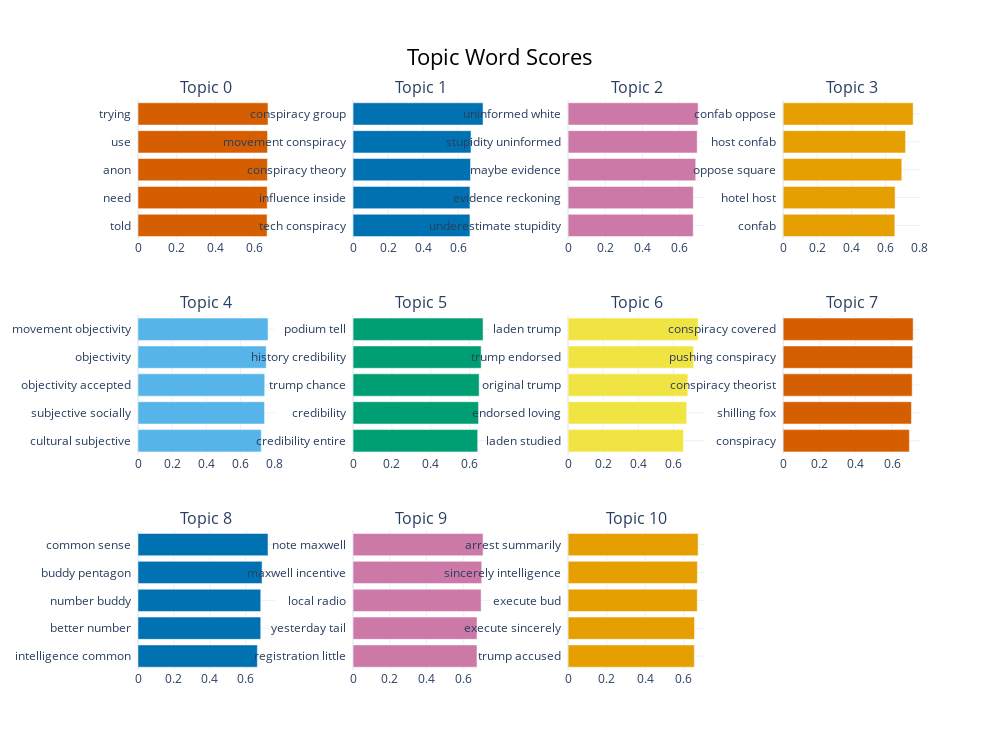

Notebook code for this chart:
### Code cell
# All steps together
topic_model = BERTopic(
  embedding_model=embedding_model,          
  umap_model=reduction_model,               
  hdbscan_model=cluster_model,              
  vectorizer_model=vectorizer_model,        
  ctfidf_model=ctfidf_model,                
  representation_model=representation_model,
  verbose=True
  
)
topics, probs = topic_model.fit_transform(text,embeddings = embeddings)
topic_model.visualize_barchart(top_n_topics=20)

### Figure 1 — Plotly figure (JSON) as saved in the notebook; plotly's stock layout.template omitted (floating-point values rounded to 4 significant figures)
{"data": [{"marker": {"color": "#D55E00"}, "orientation": "h", "type": "bar", "x": [0.6661, 0.6666, 0.6679, 0.6685, 0.6708], "xaxis": "x", "y": ["told  ", "need  ", "anon  ", "use  ", "trying  "], "yaxis": "y"}, {"marker": {"color": "#0072B2"}, "orientation": "h", "type": "bar", "x": [0.6675, 0.6678, 0.6708, 0.6737, 0.7425], "xaxis": "x2", "y": ["tech conspiracy  ", "influence inside  ", "conspiracy theory  ", "movement conspiracy  ", "conspiracy group  "], "yaxis": "y2"}, {"marker": {"color": "#CC79A7"}, "orientation": "h", "type": "bar", "x": [0.6722, 0.6725, 0.6856, 0.6935, 0.6983], "xaxis": "x3", "y": ["underestimate stupidity  ", "evidence reckoning  ", "maybe evidence  ", "stupidity uninformed  ", "uninformed white  "], "yaxis": "y3"}, {"marker": {"color": "#E69F00"}, "orientation": "h", "type": "bar", "x": [0.6541, 0.6556, 0.695, 0.7168, 0.7613], "xaxis": "x4", "y": ["confab  ", "hotel host  ", "oppose square  ", "host confab  ", "confab oppose  "], "yaxis": "y4"}, {"marker": {"color": "#56B4E9"}, "orientation": "h", "type": "bar", "x": [0.7221, 0.741, 0.7421, 0.7507, 0.7614], "xaxis": "x5", "y": ["cultural subjective  ", "subjective socially  ", "objectivity accepted  ", "objectivity  ", "movement objectivity  "], "yaxis": "y5"}, {"marker": {"color": "#009E73"}, "orientation": "h", "type": "bar", "x": [0.6419, 0.6463, 0.6492, 0.6599, 0.6695], "xaxis": "x6", "y": ["credibility entire  ", "credibility  ", "trump chance  ", "history credibility  ", "podium tell  "], "yaxis": "y6"}, {"marker": {"color": "#F0E442"}, "orientation": "h", "type": "bar", "x": [0.6573, 0.6757, 0.6823, 0.7152, 0.7408], "xaxis": "x7", "y": ["laden studied  ", "endorsed loving  ", "original trump  ", "trump endorsed  ", "laden trump  "], "yaxis": "y7"}, {"marker": {"color": "#D55E00"}, "orientation": "h", "type": "bar", "x": [0.6951, 0.7066, 0.7106, 0.713, 0.7159], "xaxis": "x8", "y": ["conspiracy  ", "shilling fox  ", "conspiracy theorist  ", "pushing conspiracy  ", "conspiracy covered  "], "yaxis": "y8"}, {"marker": {"color": "#0072B2"}, "orientation": "h", "type": "bar", "x": [0.6639, 0.6827, 0.6827, 0.6901, 0.7231], "xaxis": "x9", "y": ["intelligence common  ", "better number  ", "number buddy  ", "buddy pentagon  ", "common sense  "], "yaxis": "y9"}, {"marker": {"color": "#CC79A7"}, "orientation": "h", "type": "bar", "x": [0.6751, 0.6753, 0.6977, 0.701, 0.7082], "xaxis": "x10", "y": ["registration little  ", "yesterday tail  ", "local radio  ", "maxwell incentive  ", "note maxwell  "], "yaxis": "y10"}, {"marker": {"color": "#E69F00"}, "orientation": "h", "type": "bar", "x": [0.6536, 0.6546, 0.669, 0.6695, 0.6732], "xaxis": "x11", "y": ["trump accused  ", "execute sincerely  ", "execute bud  ", "sincerely intelligence  ", "arrest summarily  "], "yaxis": "y11"}], "layout": {"annotations": [{"font": {"size": 16}, "showarrow": false, "text": "Topic 0", "x": 0.0875, "xanchor": "center", "xref": "paper", "y": 1, "yanchor": "bottom", "yref": "paper"}, {"font": {"size": 16}, "showarrow": false, "text": "Topic 1", "x": 0.3625, "xanchor": "center", "xref": "paper", "y": 1, "yanchor": "bottom", "yref": "paper"}, {"font": {"size": 16}, "showarrow": false, "text": "Topic 2", "x": 0.6375, "xanchor": "center", "xref": "paper", "y": 1, "yanchor": "bottom", "yref": "paper"}, {"font": {"size": 16}, "showarrow": false, "text": "Topic 3", "x": 0.9125, "xanchor": "center", "xref": "paper", "y": 1, "yanchor": "bottom", "yref": "paper"}, {"font": {"size": 16}, "showarrow": false, "text": "Topic 4", "x": 0.0875, "xanchor": "center", "xref": "paper", "y": 0.6222, "yanchor": "bottom", "yref": "paper"}, {"font": {"size": 16}, "showarrow": false, "text": "Topic 5", "x": 0.3625, "xanchor": "center", "xref": "paper", "y": 0.6222, "yanchor": "bottom", "yref": "paper"}, {"font": {"size": 16}, "showarrow": false, "text": "Topic 6", "x": 0.6375, "xanchor": "center", "xref": "paper", "y": 0.6222, "yanchor": "bottom", "yref": "paper"}, {"font": {"size": 16}, "showarrow": false, "text": "Topic 7", "x": 0.9125, "xanchor": "center", "xref": "paper", "y": 0.6222, "yanchor": "bottom", "yref": "paper"}, {"font": {"size": 16}, "showarrow": false, "text": "Topic 8", "x": 0.0875, "xanchor": "center", "xref": "paper", "y": 0.2444, "yanchor": "bottom", "yref": "paper"}, {"font": {"size": 16}, "showarrow": false, "text": "Topic 9", "x": 0.3625, "xanchor": "center", "xref": "paper", "y": 0.2444, "yanchor": "bottom", "yref": "paper"}, {"font": {"size": 16}, "showarrow": false, "text": "Topic 10", "x": 0.6375, "xanchor": "center", "xref": "paper", "y": 0.2444, "yanchor": "bottom", "yref": "paper"}], "height": 750, "hoverlabel": {"bgcolor": "white", "font": {"family": "Rockwell", "size": 16}}, "showlegend": false, "title": {"font": {"color": "Black", "size": 22}, "text": "Topic Word Scores", "x": 0.5, "xanchor": "center", "yanchor": "top"}, "width": 1000, "xaxis": {"anchor": "y", "domain": [0, 0.175], "showgrid": true}, "xaxis10": {"anchor": "y10", "domain": [0.275, 0.45], "showgrid": true}, "xaxis11": {"anchor": "y11", "domain": [0.55, 0.725], "showgrid": true}, "xaxis12": {"anchor": "y12", "domain": [0.825, 1], "showgrid": true}, "xaxis2": {"anchor": "y2", "domain": [0.275, 0.45], "showgrid": true}, "xaxis3": {"anchor": "y3", "domain": [0.55, 0.725], "showgrid": true}, "xaxis4": {"anchor": "y4", "domain": [0.825, 1], "showgrid": true}, "xaxis5": {"anchor": "y5", "domain": [0, 0.175], "showgrid": true}, "xaxis6": {"anchor": "y6", "domain": [0.275, 0.45], "showgrid": true}, "xaxis7": {"anchor": "y7", "domain": [0.55, 0.725], "showgrid": true}, "xaxis8": {"anchor": "y8", "domain": [0.825, 1], "showgrid": true}, "xaxis9": {"anchor": "y9", "domain": [0, 0.175], "showgrid": true}, "yaxis": {"anchor": "x", "domain": [0.7556, 1], "showgrid": true}, "yaxis10": {"anchor": "x10", "domain": [0, 0.2444], "showgrid": true}, "yaxis11": {"anchor": "x11", "domain": [0, 0.2444], "showgrid": true}, "yaxis12": {"anchor": "x12", "domain": [0, 0.2444], "showgrid": true}, "yaxis2": {"anchor": "x2", "domain": [0.7556, 1], "showgrid": true}, "yaxis3": {"anchor": "x3", "domain": [0.7556, 1], "showgrid": true}, "yaxis4": {"anchor": "x4", "domain": [0.7556, 1], "showgrid": true}, "yaxis5": {"anchor": "x5", "domain": [0.3778, 0.6222], "showgrid": true}, "yaxis6": {"anchor": "x6", "domain": [0.3778, 0.6222], "showgrid": true}, "yaxis7": {"anchor": "x7", "domain": [0.3778, 0.6222], "showgrid": true}, "yaxis8": {"anchor": "x8", "domain": [0.3778, 0.6222], "showgrid": true}, "yaxis9": {"anchor": "x9", "domain": [0, 0.2444], "showgrid": true}}}
